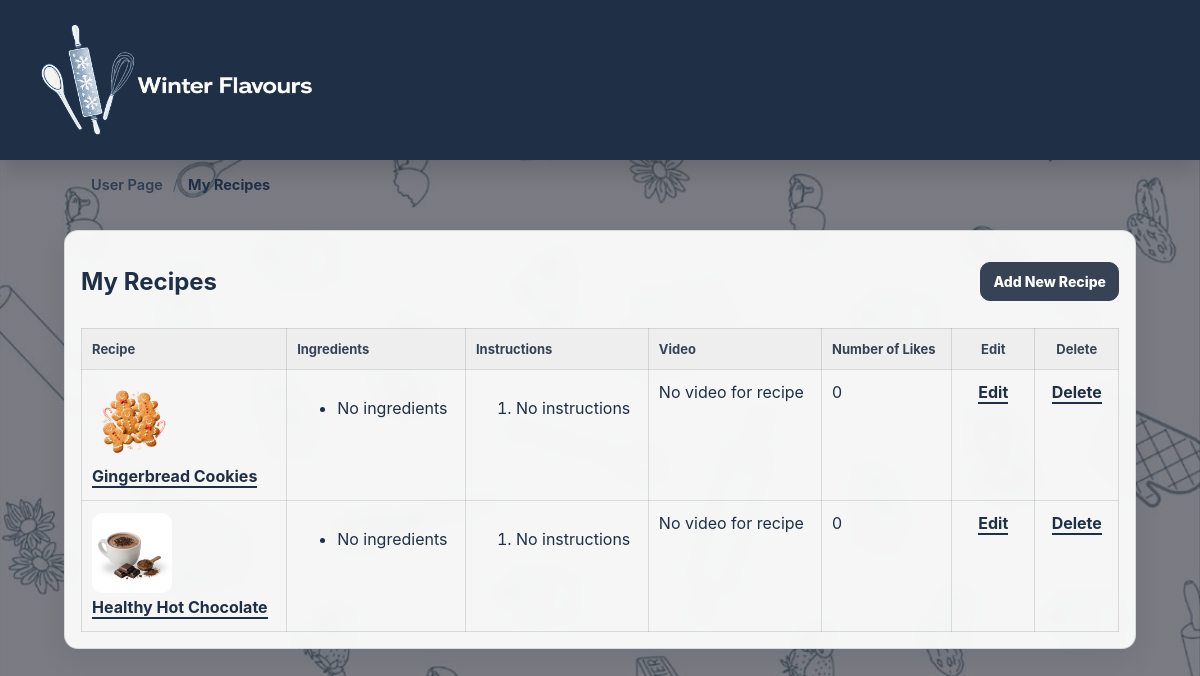
The app's page /MyRecipes.php (signed in) with its own data.
### tables this page shows
CREATE TABLE `Recipe` (
  `id` int NOT NULL,
  `userID` int NOT NULL,
  `categoryID` int NOT NULL,
  `name` varchar(100) NOT NULL,
  `description` text NOT NULL,
  `photoFileName` varchar(255) NOT NULL,
  `videoFilePath` varchar(255) DEFAULT NULL
);

### MyRecipes.php (the view, shortened to what this page needs)
<?php
include("db.php");
$userID = $_SESSION["userID"];
$stmt = $conn->prepare("
    SELECT r.id, r.name, r.description, r.photoFileName, r.videoFilePath
    FROM Recipe r
    WHERE r.userID = ?
    ORDER BY r.id DESC
");
$stmt->bind_param("i", $userID);
$stmt->execute();
$result = $stmt->get_result();
?>
<!doctype html>
<html lang="en">
<head>
  <link rel="stylesheet" href="style.css" />
</head>
<body class="mr-page-bg">
<header class="wf-header">
  <div class="wf-header-inner">
    <div class="logo-box">
      <img src="images/logo.png" alt="Logo" id="Logo">
    </div>
  </div>
</header>
<div class="wf-breadcrumb-bar">
  <div class="wf-breadcrumb-inner">
    <ol class="wf-breadcrumbs">
      <li><a href="Userpage.php">User Page</a></li>
      <li class="separator">/</li>
      <li class="current" aria-current="page">My Recipes</li>
    </ol>
  </div>
</div>
<main class="mr-container">
  <section class="mr-card">
    <div class="mr-card-header">
      <h2>My Recipes</h2>
      <a class="mr-btn" href="AddRecipe.php">Add New Recipe</a>
    </div>
    <div class="mr-table-wrap">
      <?php if ($result->num_rows > 0): ?>
        <table class="mr-table">
          <thead>
            <tr>
              <th>Recipe</th>
              <th>Ingredients</th>
              <th>Instructions</th>
              <th>Video</th>
              <th>Number of Likes</th>
              <th>Edit</th>
              <th>Delete</th>
            </tr>
          </thead>
          <tbody>
            <?php while ($recipe = $result->fetch_assoc()): ?>
              <tr>
                <td>
                  <div class="recipe-cell">
                    <img
                      class="thumb"
                      src="images/<?php echo htmlspecialchars($recipe['photoFileName']); ?>"
                      alt="<?php echo htmlspecialchars($recipe['name']); ?>"
                      style="width:80px; height:80px; object-fit:cover; border-radius:10px;"
                    >
                    <div>
                      <a class="link" href="ViewRecipe.php?id=<?php echo $recipe['id']; ?>">
                        <?php echo htmlspecialchars($recipe['name']); ?>
                      </a>
                    </div>
                  </div>
                </td>
                <td>
                  <ul class="mini-list">
                    <?php
                    $ingStmt = $conn->prepare("
                        SELECT ingredientName, ingredientQuantity
                        FROM Ingredients
                        WHERE recipeID = ?
                    ");
                    $ingStmt->bind_param("i", $recipe["id"]);
                    $ingStmt->execute();
                    $ingResult = $ingStmt->get_result();
                    if ($ingResult->num_rows > 0) {
                        while ($ing = $ingResult->fetch_assoc()) {
                            echo "<li>" .
                                htmlspecialchars($ing["ingredientName"]) .
                                " - " .
                                htmlspecialchars($ing["ingredientQuantity"]) .
                                "</li>";
                        }
                    } else {
                        echo "<li>No ingredients</li>";
                    }
                    ?>
                  </ul>
                </td>
                <td>
                  <ol class="mini-list">
                    <?php
                    $insStmt = $conn->prepare("
                        SELECT step
                        FROM Instructions
                        WHERE recipeID = ?
                        ORDER BY stepOrder ASC
                    ");
                    $insStmt->bind_param("i", $recipe["id"]);
                    $insStmt->execute();
                    $insResult = $insStmt->get_result();
                    if ($insResult->num_rows > 0) {
                        while ($ins = $insResult->fetch_assoc()) {
                            echo "<li>" . htmlspecialchars($ins["step"]) . "</li>";
                        }
                    } else {
                        echo "<li>No instructions</li>";
                    }
                    ?>
                  </ol>
                </td>
                <td>
                  <?php if (!empty($recipe["videoFilePath"])): ?>
                    <?php if (filter_var($recipe["videoFilePath"], FILTER_VALIDATE_URL)): ?>
                      <a class="link" href="<?php echo htmlspecialchars($recipe["videoFilePath"]); ?>" target="_blank">
                        Video link
                      </a>
                    <?php else: ?>
                      <a class="link" href="<?php echo htmlspecialchars($recipe["videoFilePath"]); ?>" target="_blank">
                        View video
                      </a>
                    <?php endif; ?>
                  <?php else: ?>
                    <span class="muted">No video for recipe</span>
                  <?php endif; ?>
                </td>
                <td>
                  <?php
                  $likeStmt = $conn->prepare("
                      SELECT COUNT(*) AS totalLikes
                      FROM Likes
                      WHERE recipeID = ?
                  ");
                  $likeStmt->bind_param("i", $recipe["id"]);
                  $likeStmt->execute();
                  $likeResult = $likeStmt->get_result();
                  $likeRow = $likeResult->fetch_assoc();
                  echo $likeRow["totalLikes"];
                  ?>
                </td>
                <td>
                  <a class="link" href="EditRecipe.php?id=<?php echo $recipe['id']; ?>">Edit</a>
                </td>
                <td>
                  <a class="link danger" href="delete_recipe.php?id=<?php echo $recipe['id']; ?>"
                     onclick="return confirm('Are you sure you want to delete this recipe?');">
                    Delete
                  </a>
                </td>
              </tr>
            <?php endwhile; ?>
          </tbody>
        </table>
      <?php else: ?>
        <p style="text-align:center; padding:20px;">You have not added any recipes yet.</p>
      <?php endif; ?>
    </div>
  </section>
</main>
</body>
</html>

### style.css (style rules this page uses)
.wf-header { background:#1f2f46; height:160px; display:flex; align-items:center; box-shadow:0 8px 24px rgba(0,0,0,.18); position:relative; }
.wf-header-inner { max-width:1200px; width:100%; margin:auto; padding:0 40px; display:flex; align-items:center; justify-content:space-between; }
#Logo { height:200%; width:auto; }
.logo-box { width:auto; height:56px; border-radius:14px; display:flex; align-items:center; justify-content:center; }
.wf-breadcrumb-inner { max-width:1100px; margin:auto; padding:1px 1px; }
.wf-breadcrumbs { list-style:none; display:flex; align-items:center; gap:10px; font-size:14.5px; }
.wf-breadcrumbs a { color:#1f2f46; text-decoration:none; font-weight:600; opacity:.8; }
.wf-breadcrumbs .separator { color:rgba(31,47,70,.45); }
.wf-breadcrumbs .current { font-weight:700; color:#1f2f46; }
* { box-sizing: border-box; }
body { margin: 0; font-family: system-ui, -apple-system, "Segoe UI", Roboto, Arial, sans-serif; background-color: #3E2723; }
.link { color: #374254; font-weight: 700; text-decoration: underline; }
.link { font-weight: 700; color: #1f2f46; text-decoration: none; border-bottom: 2px solid #1f2f46; }
body { background: #f5f2ec; font-family: "Inter", sans-serif; color: #1f2f46; }
table { width: 100%; border-collapse: collapse; table-layout: fixed; }
th, td { border: 1px solid rgba(0,0,0,0.15); padding: 10px; text-align: center; word-wrap: break-word; }
th { background: #e6ebf3; }
.link { color: #1f2f46; font-weight: 700; text-decoration: none; border-bottom: 2px solid #1f2f46; }
.mr-page-bg { min-height:100vh; background: linear-gradient(rgba(14,20,36,0.55), rgba(14,20,36,0.55)), url("images/cooking.jpg"); background-size:cover; background-position:center; background-attachment:fixed; }
.mr-container { max-width:1100px; margin:22px auto; padding:0 14px; }
.mr-card { background: rgba(255,255,255,0.93); border:1px solid rgba(14,20,36,0.12); border-radius:14px; padding:16px; box-shadow: 0 10px 28px rgba(14,20,36,0.08); backdrop-filter: blur(6px); }
.mr-card-header { display:flex; align-items:center; justify-content:space-between; gap:12px; margin-bottom:12px; }
.mr-table-wrap { overflow:auto; }
.mr-table { width:100%; border-collapse:collapse; min-width:900px; }
.mr-table th, .mr-table td { border-top:1px solid rgba(14,20,36,0.12); padding:12px 10px; vertical-align:top; }
.mr-table th { text-align:left; font-size:13px; color:#374254; background: rgba(236,236,236,0.65); border-top:none; }
.mr-btn { background:#374254; border:1px solid #374254; color:#fff; padding:10px 12px; border-radius:10px; text-decoration:none; font-weight:800; font-size:14px; transition: transform .08s ease, filter .12s ease; }
.mr-table-wrap .mr-table { width: 100%; border-collapse: collapse; table-layout: auto; min-width: 900px; }
.mr-table-wrap .mr-table th, .mr-table-wrap .mr-table td { text-align: left; vertical-align: top; padding: 12px 10px; border: 1px solid rgba(14,20,36,0.12); word-break: normal; overflow-wrap: anywhere; }
.mr-table-wrap .mr-table th { background: rgba(236,236,236,0.65) !important; font-size: 13px; color: #374254; }
.mr-table-wrap .mr-table td { background: transparent; }
.mr-table-wrap .mr-table th:nth-child(6), .mr-table-wrap .mr-table td:nth-child(6), .mr-table-wrap .mr-table th:nth-child(7), .mr-table-wrap .mr-table td:nth-child(7) { min-width: 80px; white-space: nowrap; text-align: center; }
.mr-table-wrap .mr-table td a { display:inline-block; white-space: nowrap; }

### records on screen
recipe: photoFileName+name (picture), name "Gingerbread Cookies", shows "No video for recipe", totalLikes "0"
recipe: photoFileName (picture), name "Healthy Hot Chocolate", shows "No video for recipe", totalLikes "0"
